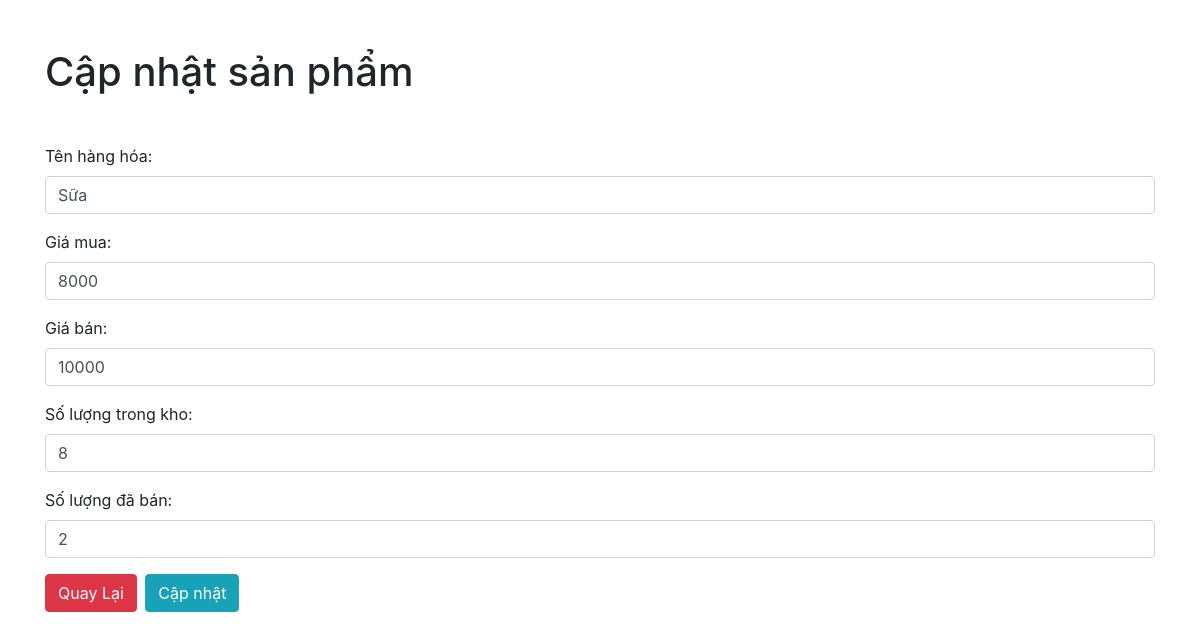
The app's page /update/2/ with its own data.
### grocery_management/models.py (models this page shows)
class Product(models.Model):
    name = models.CharField(max_length=100)
    price_purchase = models.DecimalField(max_digits=10, decimal_places=0)
    price_selling = models.DecimalField(max_digits=10, decimal_places=0)
    quantity = models.PositiveIntegerField()
    quantity_sold = models.PositiveIntegerField(default = 0)

### grocery_management/views.py (the view, shortened to what this page needs)
# urls.py: path('update/<int:product_id>/',views.product_update, name= "product_update"),
def product_update(request,product_id):
    item_sanpham = Product.objects.get(id = product_id) # lấy từ item_product dưới
    return render(request,'product_update.html',{"san_pham": item_sanpham})

### grocery_management/templates/product_update.html (shortened to what this page needs)
<!DOCTYPE html>
<html lang="en">
<head>
    <link rel="stylesheet" href="https://maxcdn.bootstrapcdn.com/bootstrap/4.5.2/css/bootstrap.min.css">
</head>
<body>
    <div class="mt-5">
        <div class="container">
            <h1 class="mb-5">Cập nhật sản phẩm</h1>
            <form method="post" action="/update/{{san_pham.id}}/">
                <div class="mb-3">
                    <label for="name" class="form-label">Tên hàng hóa:</label>
                    <input type="text" class="form-control" name="name" value="{{san_pham.name}}" required>
                </div>
                <div class="mb-3">
                    <label for="purchase_price" class="form-label">Giá mua:</label>
                    <input type="number" step="0.01" class="form-control" name="purchase_price" value="{{san_pham.price_purchase}}" required>
                </div>
                <div class="mb-3">
                    <label for="selling_price" class="form-label">Giá bán:</label>
                    <input type="number" step="0.01" class="form-control" name="selling_price" value="{{san_pham.price_selling}}" required>
                </div>
                <div class="mb-3">
                    <label for="quantity" class="form-label">Số lượng trong kho:</label>
                    <input type="number" class="form-control" name="quantity" value="{{san_pham.quantity}}" required>
                </div>
                <div class="mb-3">
                    <label for="sold_quantity" class="form-label">Số lượng đã bán:</label>
                    <input type="number" class="form-control" name="sold_quantity" value="{{san_pham.quantity_sold}}" required>
                </div>
                <a href="/" class="btn btn-danger mr-1">Quay Lại</a>
                <button type="submit" class="btn btn-info">Cập nhật</button>
            </form>
        </div>
    </div>
</body>
</html>

### records on screen
Product: name "Sữa", purchase_price "8000", selling_price "10000", quantity "8", sold_quantity "2"
